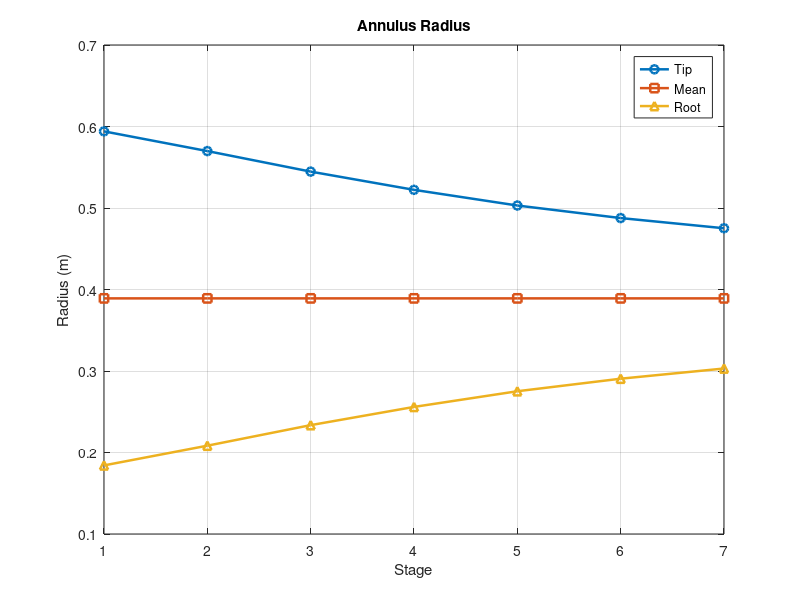
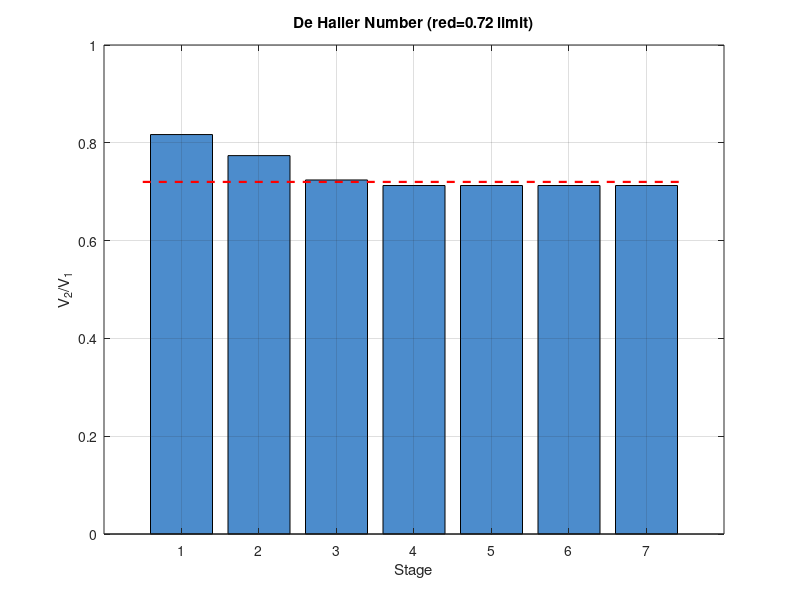
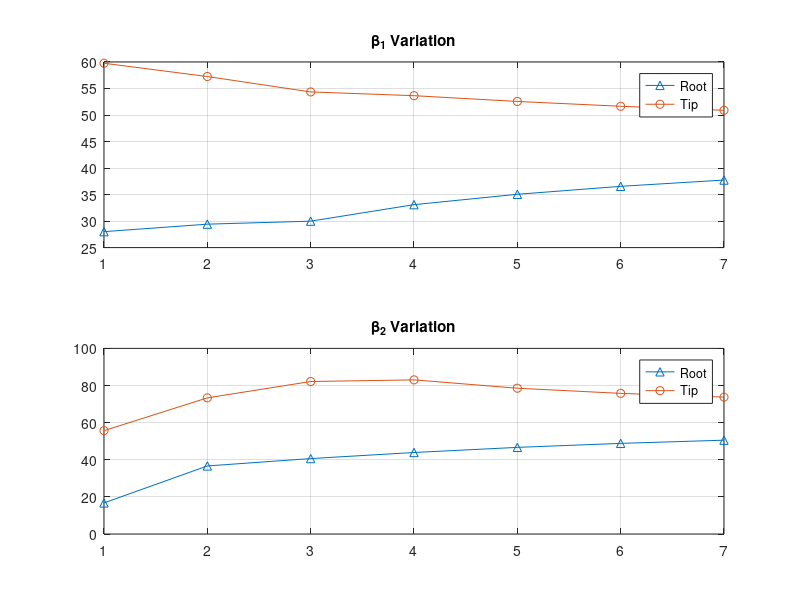

Recreate these plots in MATLAB, in order.
% =====================================================================
%  AXIAL COMPRESSOR STAGE-BY-STAGE MEAN-LINE DESIGN
%  Method: Cohen, Rogers & Saravanamuttoo ("Gas Turbine Theory")
%  Updated: N = 5819 rpm, First-Power Swirl, T0 Bisection Solver
% =====================================================================
clear; clc; close all;

%% ---------------------------------------------------------------------
%  1. USER INPUT BLOCK
% ------------------------------------------------------------------------
gam   = 1.4;                 % ratio of specific heats
R     = 287;                 % J/kg.K, specific gas constant (air)
Cp    = gam*R/(gam-1);       % J/kg.K

mdot     = 131.2447;         % kg/s, mass flow rate at inlet
N_rpm    = 5819;             % rpm, LP spool speed
T01      = 389.86;           % K, inlet stagnation temperature
P01      = 73.66e3;          % Pa, inlet stagnation pressure
eta_p    = 0.8782;           % polytropic efficiency
nu_ht    = 0.27;             % hub-to-tip radius ratio at inlet
M1       = 0.549;            % inlet absolute Mach no. (no inlet swirl -> C1=Ca)
PR_total = 4.1;              % overall design pressure ratio

N_stages = 7;                

% Stage parameters
dT0_1 = 20.0;                % K, Stage 1 prescribed temp rise
dT0_2 = 25.0;                % K, Stage 2 prescribed temp rise
lambda = [0.98, 0.93, 0.88, 0.83, 0.83, 0.83, 0.83];   % work-done factors
Lambda = [ NaN, 0.70, 0.50, 0.50, 0.50, 0.50, 0.50 ];  % degree of reaction

VORTEX_LAW = 'first_power';  % 'first_power' -> Cw = a*r (solid body)
DEHALLER_LIMIT = 0.72;       % stall guideline for plotting

fprintf('=== INPUT SUMMARY ===\n');
fprintf('Stages: %d | mdot=%.4f kg/s | N = %d rpm | PR_total=%.3f\n\n', ...
    N_stages, mdot, N_rpm, PR_total);

%% ---------------------------------------------------------------------
%  2. STEP 1 : INLET STATIC CONDITIONS & KINEMATICS
% ------------------------------------------------------------------------
T1   = T01 / (1 + (gam-1)/2 * M1^2);      % static temperature, K
P1   = P01 / (T01/T1)^(gam/(gam-1));      % static pressure, Pa
rho1 = P1 / (R*T1);                       % static density, kg/m3
Ca   = M1 * sqrt(gam*R*T1);               % mean axial velocity (constant for mean-line)

% Annulus sizing based on mass flow
A1  = mdot / (rho1 * Ca);                 % Inlet area, m^2
rt1 = sqrt( A1 / (pi*(1 - nu_ht^2)) );    % tip radius at inlet
rr1 = nu_ht * rt1;                        % root radius at inlet
rm1 = (rr1 + rt1)/2;                      % mean radius at inlet

omega = N_rpm * (2*pi) / 60;              % rad/s
U_tip1 = omega * rt1;                     % verify against original 373.56 m/s
U = omega * rm1;                          % U_mean, held constant for every stage
phi = Ca / U;                             % Actual computed flow coefficient

fprintf('=== STEP 1: INLET KINEMATICS ===\n');
fprintf('T1 = %.2f K | P1 = %.2f kPa | Ca (=C1) = %.2f m/s\n', T1, P1/1000, Ca);
fprintf('rt1 = %.4f m | rr1 = %.4f m | rm1 = %.4f m\n', rt1, rr1, rm1);
fprintf('U_tip1 = %.2f m/s | U_mean = %.2f m/s | phi = %.3f\n\n', U_tip1, U, phi);

%% ---------------------------------------------------------------------
%  3. BISECTION SOLVER FOR STAGE 3-7 TEMPERATURE DISTRIBUTION
% ------------------------------------------------------------------------
dT_low = 10; dT_high = 60; tol = 1e-4;
dT0 = zeros(1, N_stages);
dT0(1) = dT0_1; 
dT0(2) = dT0_2;

while (dT_high - dT_low) > tol
    dT_guess = (dT_low + dT_high) / 2;
    for i = 3:N_stages
        dT0(i) = dT_guess;
    end
    
    PR_calc = 1.0;
    T0_curr = T01;
    for i = 1:N_stages
        PR_calc = PR_calc * (1 + eta_p * dT0(i) / T0_curr)^(gam/(gam-1));
        T0_curr = T0_curr + dT0(i);
    end
    
    if PR_calc < PR_total
        dT_low = dT_guess;
    else
        dT_high = dT_guess;
    end
end
fprintf('=== BISECTION SOLVER ===\n');
fprintf('Balanced Stages 3-7 at dT0 = %.3f K to hit PR = %.3f\n\n', dT_guess, PR_total);

%% ---------------------------------------------------------------------
%  4. STEP 2 : STAGE-BY-STAGE VELOCITY TRIANGLES
% ------------------------------------------------------------------------
beta1 = zeros(1,N_stages); beta2 = zeros(1,N_stages);   
alpha1 = zeros(1,N_stages); alpha2 = zeros(1,N_stages);   
Cw1 = zeros(1,N_stages); Cw2 = zeros(1,N_stages);   
PR_st = zeros(1,N_stages);                                
P01_st = zeros(1,N_stages); T01_st = zeros(1,N_stages);   
P03_st = zeros(1,N_stages); T03_st = zeros(1,N_stages);   
Lambda_out = zeros(1,N_stages);                           
DeHaller = zeros(1,N_stages);
Deflection_deg = zeros(1,N_stages);

fprintf('=== STEP 2: STAGE-BY-STAGE DESIGN ===\n');
for i = 1:N_stages
    if i == 1
        T01_st(i) = T01;  P01_st(i) = P01;
    else
        T01_st(i) = T03_st(i-1);  P01_st(i) = P03_st(i-1);
    end

    dT0i = dT0(i);
    lam_i = lambda(i);

    if isnan(Lambda(i))
        % Stage 1: Zero inlet swirl
        alpha1(i) = 0;  Cw1(i) = 0;
        dCw = Cp*dT0i / (lam_i*U);
        Cw2(i)  = dCw;
        beta1(i)  = atan(U/Ca);
        beta2(i)  = atan( (U-Cw2(i))/Ca );
        alpha2(i) = atan( Cw2(i)/Ca );
        Lambda_out(i) = 1 - (Cw2(i)+Cw1(i))/(2*U);
    else
        % Stages 2-7: Prescribed Reaction
        Lam_i = Lambda(i);
        rhs_diff = dT0i*Cp/(lam_i*U*Ca);
        rhs_sum  = Lam_i*2*U/Ca;
        tanb1 = (rhs_sum + rhs_diff)/2;
        tanb2 = (rhs_sum - rhs_diff)/2;
        beta1(i) = atan(tanb1);  beta2(i) = atan(tanb2);

        tana1 = U/Ca - tanb1;                      
        tana2 = tana1 + (tanb2 - tanb1);            
        alpha1(i) = atan(tana1);  alpha2(i) = atan(tana2);

        Cw1(i) = Ca*tana1;  Cw2(i) = Ca*tana2;
        Lambda_out(i) = Lam_i;
    end

    PR_st(i) = (1 + eta_p*dT0i/T01_st(i))^(gam/(gam-1));
    P03_st(i) = PR_st(i)*P01_st(i);
    T03_st(i) = T01_st(i) + dT0i;

    DeHaller(i) = cos(beta1(i))/cos(beta2(i));
    Deflection_deg(i) = rad2deg(beta1(i) - beta2(i));

    fprintf('  Stage %d: b1=%6.2f  b2=%6.2f  a1=%6.2f  a2=%6.2f deg | PR=%.3f | DeH=%.3f\n', ...
        i, rad2deg(beta1(i)), rad2deg(beta2(i)), rad2deg(alpha1(i)), rad2deg(alpha2(i)), PR_st(i), DeHaller(i));
end
fprintf('\n');

%% ---------------------------------------------------------------------
%  5. STEP 3a : EXIT ANNULUS SIZING
% ------------------------------------------------------------------------
r_mean = zeros(1,N_stages); r_root = zeros(1,N_stages); r_tip = zeros(1,N_stages);
h_blade = zeros(1,N_stages); A3_st = zeros(1,N_stages);

fprintf('=== STEP 3a: EXIT ANNULUS SIZING ===\n');
for i = 1:N_stages
    C3sq = Ca^2 + Cw2(i)^2;
    T3_st  = T03_st(i) - C3sq/(2*Cp);
    P3_st  = P03_st(i) * (T3_st/T03_st(i))^(gam/(gam-1));
    rho3   = P3_st/(R*T3_st);
    A3_st(i) = mdot/(rho3*Ca);

    r_mean(i) = rm1;  % constant mean-line design
    h_blade(i)= A3_st(i)/(2*pi*r_mean(i));
    r_root(i) = r_mean(i) - h_blade(i)/2;
    r_tip(i)  = r_mean(i) + h_blade(i)/2;

    fprintf('  Stage %d: r_root=%.4f | r_tip=%.4f | h=%.4f m\n', ...
        i, r_root(i), r_tip(i), h_blade(i));
end
fprintf('\n');

%% ---------------------------------------------------------------------
%  6. STEP 3b : AIR ANGLE VARIATION WITH RADIUS (FIRST-POWER LAW)
% ------------------------------------------------------------------------
% First-Power Law: Cw = a*r. 
% SREE integration demands: Ca(r) = sqrt( Ca_mean^2 + 2*(Cw_mean^2 - Cw(r)^2) )
station_names = {'Root','Mean','Tip'};
beta1_rmt = zeros(N_stages,3); beta2_rmt = zeros(N_stages,3);
alpha1_rmt = zeros(N_stages,3); alpha2_rmt = zeros(N_stages,3);

fprintf('=== STEP 3b: AIR ANGLES (%s) ===\n', VORTEX_LAW);
for i = 1:N_stages
    radii = [r_root(i), r_mean(i), r_tip(i)];
    for k = 1:3
        r = radii(k);
        % Swirl velocity proportional to radius
        Cw1_r = Cw1(i) * (r / r_mean(i));
        Cw2_r = Cw2(i) * (r / r_mean(i));
        
        % Axial velocity variation derived from Simple Radial Eq
        Ca1_r = sqrt(Ca^2 + 2*(Cw1(i)^2 - Cw1_r^2));
        Ca2_r = sqrt(Ca^2 + 2*(Cw2(i)^2 - Cw2_r^2));
        
        U_r = omega * r;
        
        beta1_rmt(i,k)  = atan( (U_r - Cw1_r)/Ca1_r );
        beta2_rmt(i,k)  = atan( (U_r - Cw2_r)/Ca2_r );
        alpha1_rmt(i,k) = atan( Cw1_r/Ca1_r );
        alpha2_rmt(i,k) = atan( Cw2_r/Ca2_r );
    end
end
disp('Air angles processed successfully without root flow reversal.');

%% =======================================================================
%  7. PLOTS
% =========================================================================
stages_x = 1:N_stages;

% Plot 1: Annulus
figure('Name','Annulus Sizing');
plot(stages_x, r_tip,  '-o','LineWidth',1.8); hold on;
plot(stages_x, r_mean, '-s','LineWidth',1.8);
plot(stages_x, r_root, '-^','LineWidth',1.8);
xlabel('Stage'); ylabel('Radius (m)'); title('Annulus Radius'); legend('Tip','Mean','Root'); grid on;

% Plot 2: De Haller
figure('Name','De Haller');
bar(stages_x, DeHaller, 'FaceColor',[0.30 0.55 0.80]); hold on;
plot([0.5, N_stages+0.5], [DEHALLER_LIMIT, DEHALLER_LIMIT], 'r--','LineWidth',1.6);
xlabel('Stage'); ylabel('V_2/V_1'); title('De Haller Number (red=0.72 limit)'); grid on;

% Plot 3: Air Angle Spread
figure('Name','Root vs Tip Angles');
subplot(2,1,1);
plot(stages_x, rad2deg(beta1_rmt(:,1)),'-^', stages_x, rad2deg(beta1_rmt(:,3)),'-o');
title('\beta_1 Variation'); legend('Root','Tip'); grid on;
subplot(2,1,2);
plot(stages_x, rad2deg(beta2_rmt(:,1)),'-^', stages_x, rad2deg(beta2_rmt(:,3)),'-o');
title('\beta_2 Variation'); legend('Root','Tip'); grid on;
